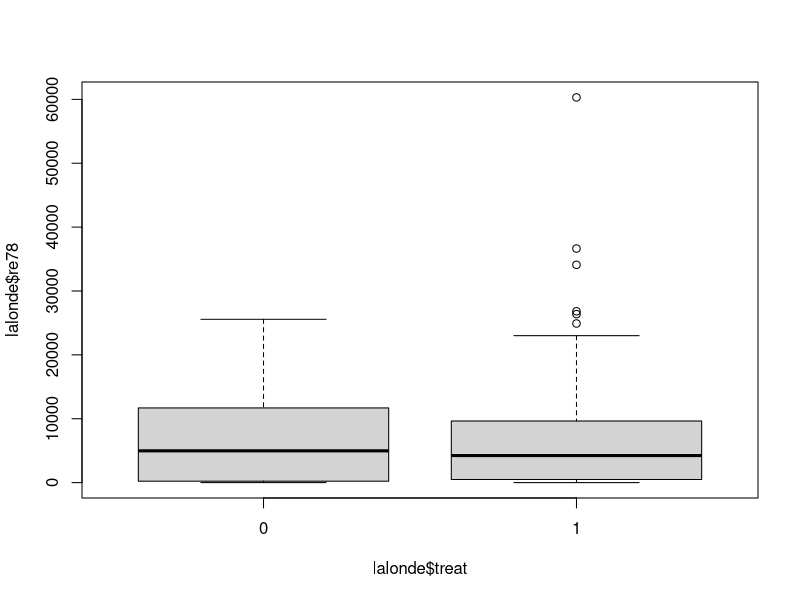
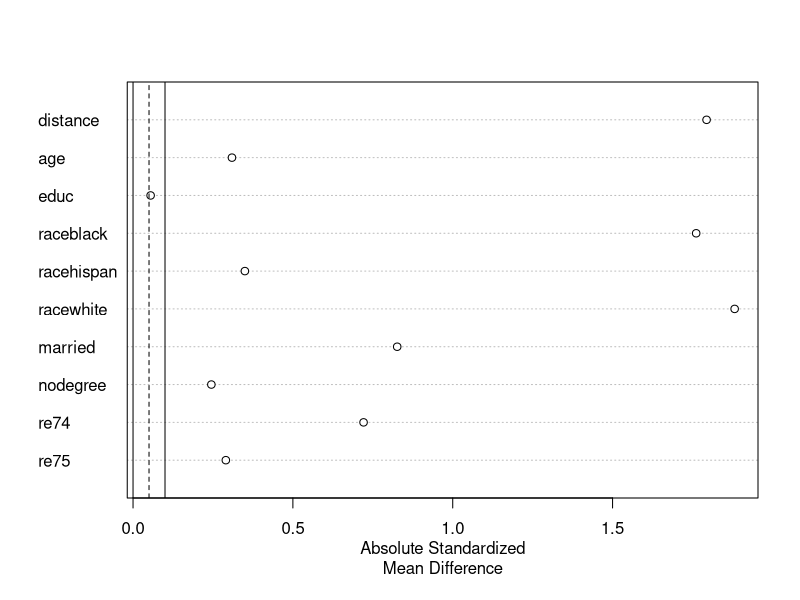
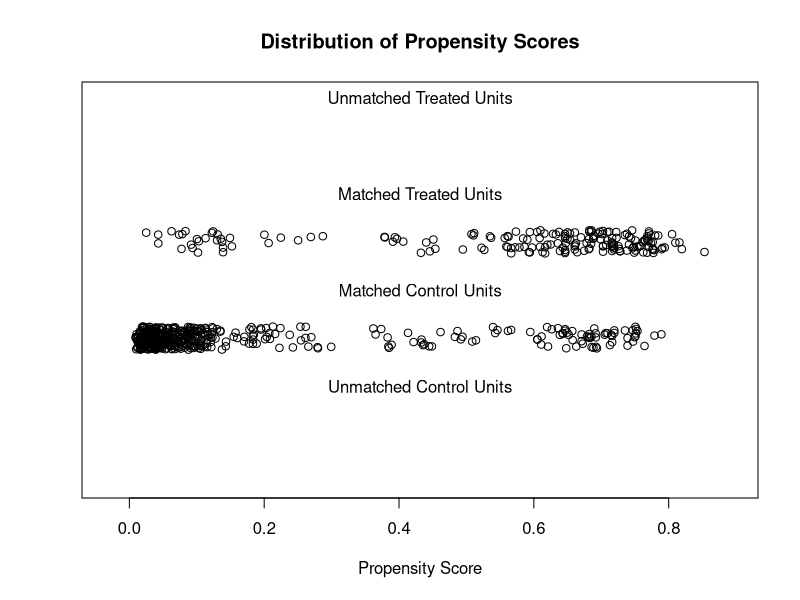
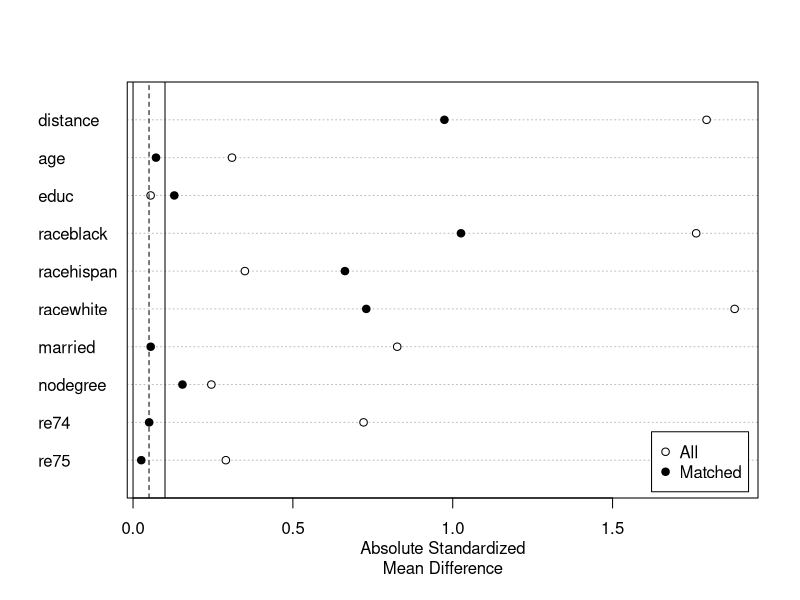
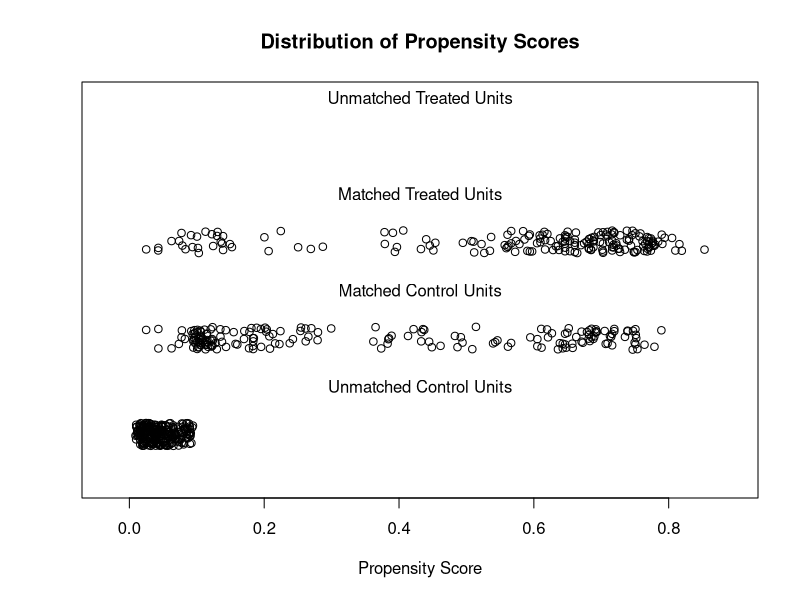

These figures' R source, in order: (Note: this script raises an error after producing the figures.)
##################################################
## Project: R Training
## Script purpose: Propensity Score Matching
## Author: Ege Ulgen
##################################################
# https://cran.r-project.org/web/packages/MatchIt/vignettes/MatchIt.html

# install.packages("MatchIt")
# install.packages(c("optmatch", "lmtest", "sandwich"))

library(MatchIt)
library(lmtest) 
library(sandwich)

?lalonde
data("lalonde")

head(lalonde)

# what is the effect of treatment on income in 1978 (re78)?
table(lalonde$treat)
summary(lalonde$re78[lalonde$treat == 0])
summary(lalonde$re78[lalonde$treat == 1])

boxplot(lalonde$re78~lalonde$treat)

# what is the effect of treatment on income in 1978 (re78), controlling for other variables?
fit0 <- lm(re78 ~ treat + age + educ + race + married + nodegree + 
               re74 + re75, data = lalonde)
summary(fit0)

?matchit

# No matching; constructing a pre-match matchit object
m.out0 <- matchit(treat ~ age + educ + race + married + 
                      nodegree + re74 + re75, data = lalonde,
                  method = NULL, distance = "glm")
summary(m.out0)

plot(summary(m.out0))

plot(m.out0, type = "jitter", interactive = FALSE)

# 1:1 Nearest Neighbor PS matching w/o replacement
m.out1 <- matchit(treat ~ age + educ + race + married + 
                      nodegree + re74 + re75, data = lalonde,
                  method = "nearest", distance = "glm")
m.out1

# Checking balance after NN matching
# summary(m.out1, un = FALSE)

plot(summary(m.out1))
plot(m.out1, type = "jitter", interactive = FALSE)


# Full matching on a probit PS
# probit: the cumulative distribution function of the standard normal distribution
# logit: the cumulative distribution function of the logistic distribution
m.out2 <- matchit(treat ~ age + educ + race + married + 
                      nodegree + re74 + re75, data = lalonde,
                  method = "full", distance = "glm", link = "probit")

m.out2

# Checking balance after full matching
# summary(m.out2, un = FALSE)

plot(summary(m.out2))
plot(m.out2, type = "jitter", interactive = FALSE)
plot(m.out2, type = "hist")


# Refit model using matched data ------------------------------------------
m.data1 <- match.data(m.out1)
head(m.data1)

fit1 <- lm(re78 ~ treat + age + educ + race + married + nodegree + 
               re74 + re75, data = m.data1, weights = weights)

# We recommend using cluster-robust standard errors for most analyses, 
# with pair membership (subclass) as the clustering variable
?coeftest
coeftest(fit1, vcov. = vcovCL, cluster = ~subclass)


m.data2 <- match.data(m.out2)
head(m.data2)

fit2 <- lm(re78 ~ treat + age + educ + race + married + nodegree + 
               re74 + re75, data = m.data2, weights = weights)

coeftest(fit2, vcov. = vcovCL, cluster = ~subclass)

# We used propensity score matching to estimate the average marginal effect of 
# the treatment on 1978 earnings on those who received it accounting for 
# confounding by the included covariates. We first attempted 1:1 nearest 
# neighbor propensity score matching without replacement with a propensity score 
# estimated using logistic regression of the treatment on the covariates. 
# This matching yielded poor balance, so we instead tried full matching on the 
# propensity score, which yielded adequate balance. After matching, all 
# standardized mean differences for the covariates were below 0.1. Full matching 
# uses all treated and all control units, so no units were discarded by the matching.

# To estimate the treatment effect and its standard error, we fit a linear 
# regression model with 1978 earnings as the outcome and the treatment and the 
# covariates as additive predictors and included the full matching weights in 
# the estimation. The coefficient on the treatment was taken to be the estimate 
# of the treatment effect. The lm() function was used to estimate the effect, 
# and a cluster-robust variance as implemented in the vcovCL() function in the 
# sandwich package was used to estimate its standard error with matching stratum 
# membership as the clustering variable.

# The estimated effect was $1980 (SE = 756.1, p = .009), indicating that the
# average effect of the treatment for those who received it is to increase earnings.
